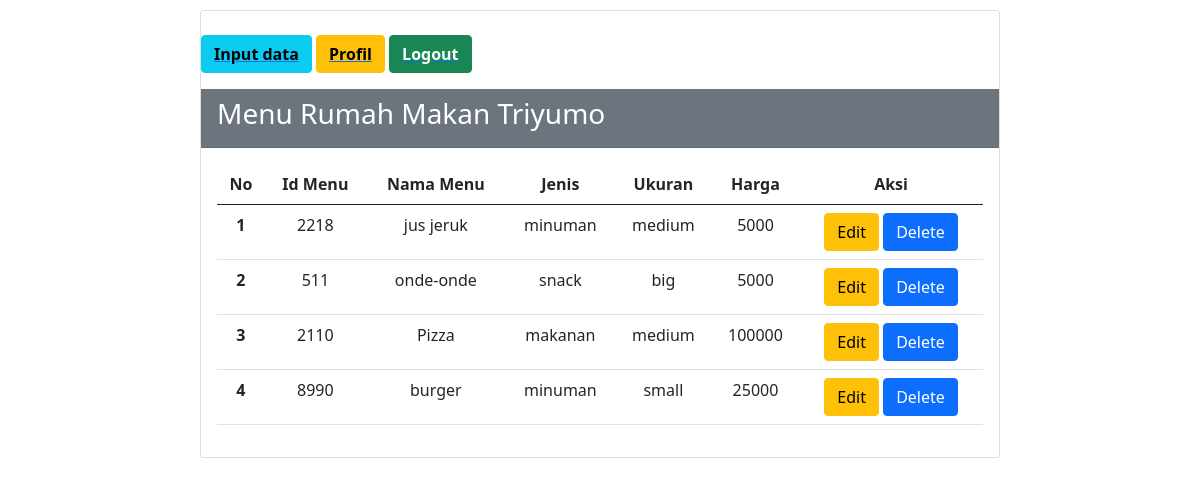
Page /menu/table_data.php (signed in) on the committed database.
### tables this page shows
CREATE TABLE `menu_resto` (
  `no` int(50) NOT NULL,
  `id` int(20) NOT NULL,
  `nama` varchar(50) NOT NULL,
  `jenis` varchar(50) NOT NULL,
  `ukuran` varchar(20) NOT NULL,
  `harga` int(50) NOT NULL
);

### menu/table_data.php (the view, shortened to what this page needs)
<?php
$host       = "localhost";
$user       = "root";
$pass       = "";
$db         = "rumah_makan";
$koneksi    = mysqli_connect($host, $user, $pass, $db);
?>
<!DOCTYPE html>
<html lang="en">
<head>
    <link href="https://cdn.jsdelivr.net/npm/bootstrap@5.0.0-beta2/dist/css/bootstrap.min.css" rel="stylesheet">
</head>
<body>
    <div class="mx-auto">
        <div class="card">
        <p>
        <br><button class="btn btn-info">
        <a href="simpan_data.php">
        <font color="black"><b>Input data</b></font></a></button>
        <button class="btn btn-warning">
        <a href="profil.php">
        <font color="black"><b>Profil</b></font></a></button>
        <button class="btn btn-success">
        <a href="logout.php">
        <font color="white"><b>Logout</b></font></a></button>
        </p>
            <div class="card-header text-white bg-secondary">
                <h3>Menu Rumah Makan Triyumo</h3>
            </div>
            <div class="card-body">
                <table class="table">
                    <thead>
                        <tr align="center">
                            <th scope="col">No</th>
                            <th scope="col">Id Menu</th>
                            <th scope="col">Nama Menu</th>
                            <th scope="col">Jenis</th>
                            <th scope="col">Ukuran</th>
                            <th scope="col">Harga</th>
                            <th scope="col">Aksi</th>
                        </tr>
                    </thead>
                    <tbody>
                        <?php
                        $sql2   = "select * from menu_resto order by no desc";
                        $q2     = mysqli_query($koneksi, $sql2);
                        $urut   = 1;
                        while ($r2 = mysqli_fetch_array($q2)) {
                            $no         = $r2['no'];
                            $id         = $r2['id'];
                            $nama       = $r2['nama'];
                            $jenis     = $r2['jenis'];
                            $ukuran   = $r2['ukuran'];
                            $harga   = $r2['harga'];
                        ?>
                            <tr align="center">
                                <th scope="row"><?php echo $urut++ ?></th>
                                <td scope="row"><?php echo $id ?></td>
                                <td scope="row"><?php echo $nama ?></td>
                                <td scope="row"><?php echo $jenis ?></td>
                                <td scope="row"><?php echo $ukuran ?></td>
                                <td scope="row"><?php echo $harga ?></td>
                                <td scope="row">
                                    <a href="edit_data.php?op=edit&no=<?php echo $no?>"><button type="button" class="btn btn-warning">Edit</button></a>
                                    <a href="table_data.php?op=delete&no=<?php echo $no?>" onclick="return confirm('Yakin mau delete data?')"><button type="button" class="btn btn-primary">Delete</button></a>
                                </td>
                            </tr>
                        <?php
                        }
                        ?>
                    </tbody>
                </table>
            </div>
        </div>
    </div>
</body>
</html>

### menu/table_data.php (style rules this page uses)
.mx-auto { width: 800px }
.card { margin-top: 10px; }

### rows in the picture
menu_resto: id "2218", nama "jus jeruk", jenis "minuman", ukuran "medium", harga "5000"
menu_resto: id "511", nama "onde-onde", jenis "snack", ukuran "big", harga "5000"
menu_resto: id "2110", nama "Pizza", jenis "makanan", ukuran "medium", harga "100000"
menu_resto: id "8990", nama "burger", jenis "minuman", ukuran "small", harga "25000"
